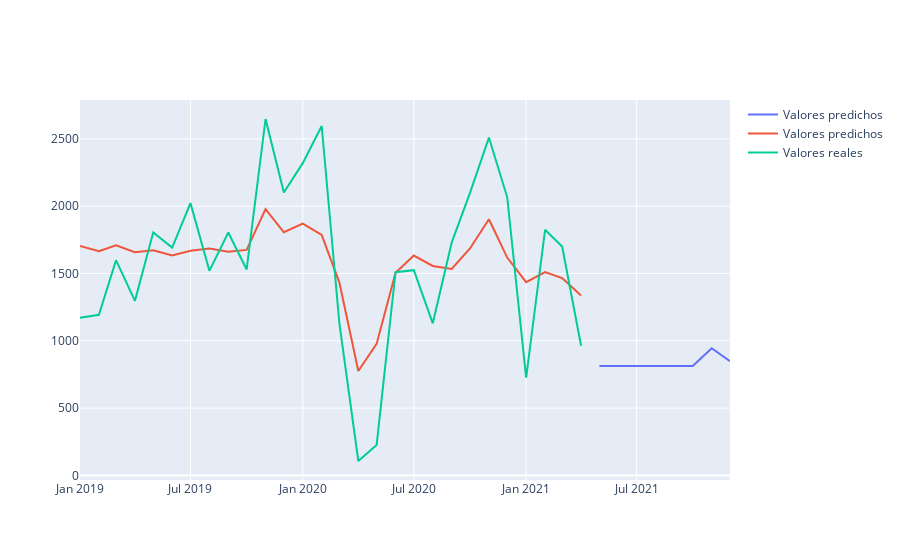

Here is the notebook cell this chart was saved with:
### Code cell
pasado['PREDICTED'] = model.predict(x_past)

d_futuro = futuro.groupby(['DATE']).sum().reset_index()
d_pasado = pasado.groupby(['DATE']).sum().reset_index()
defi = d_futuro#.query('REF=="D00935:00048:00048"')
fig = go.Figure()
fig.add_scatter(x=defi['DATE'], y=defi['PREDICTED'], mode='lines', name='Valores predichos')
fig.add_scatter(x=d_pasado['DATE'], y=d_pasado['PREDICTED'], mode='lines', name='Valores predichos')
fig.add_scatter(x=d_pasado['DATE'], y=d_pasado['CANTIDAD'], mode='lines', name='Valores reales')

### Figure 1 — Plotly figure (JSON) as saved in the notebook; plotly's stock layout.template omitted (floating-point values rounded to 4 significant figures)
{"data": [{"mode": "lines", "name": "Valores predichos", "type": "scatter", "x": ["2021-05", "2021-06", "2021-07", "2021-08", "2021-09", "2021-10", "2021-11", "2021-12"], "y": [813.0, 813.3, 813.0, 813.0, 813.1, 813.0, 945.1, 849.0]}, {"mode": "lines", "name": "Valores predichos", "type": "scatter", "x": ["2019-01", "2019-02", "2019-03", "2019-04", "2019-05", "2019-06", "2019-07", "2019-08", "2019-09", "2019-10", "2019-11", "2019-12", "2020-01", "2020-02", "2020-03", "2020-04", "2020-05", "2020-06", "2020-07", "2020-08", "2020-09", "2020-10", "2020-11", "2020-12", "2021-01", "2021-02", "2021-03", "2021-04"], "y": [1704.0, 1666.0, 1709.0, 1658.0, 1672.0, 1634.0, 1670.0, 1687.0, 1661.0, 1675.0, 1979.0, 1807.0, 1871.0, 1787.0, 1433.0, 776.1, 977.1, 1505.0, 1634.0, 1556.0, 1534.0, 1686.0, 1903.0, 1619.0, 1436.0, 1510.0, 1466.0, 1336.0]}, {"mode": "lines", "name": "Valores reales", "type": "scatter", "x": ["2019-01", "2019-02", "2019-03", "2019-04", "2019-05", "2019-06", "2019-07", "2019-08", "2019-09", "2019-10", "2019-11", "2019-12", "2020-01", "2020-02", "2020-03", "2020-04", "2020-05", "2020-06", "2020-07", "2020-08", "2020-09", "2020-10", "2020-11", "2020-12", "2021-01", "2021-02", "2021-03", "2021-04"], "y": [1171, 1193, 1599, 1297, 1805, 1693, 2023, 1520, 1805, 1530, 2648, 2102, 2320, 2596, 1130, 107, 226, 1510, 1525, 1130, 1730, 2099, 2510, 2066, 726, 1825, 1701, 963]}], "layout": {}}
